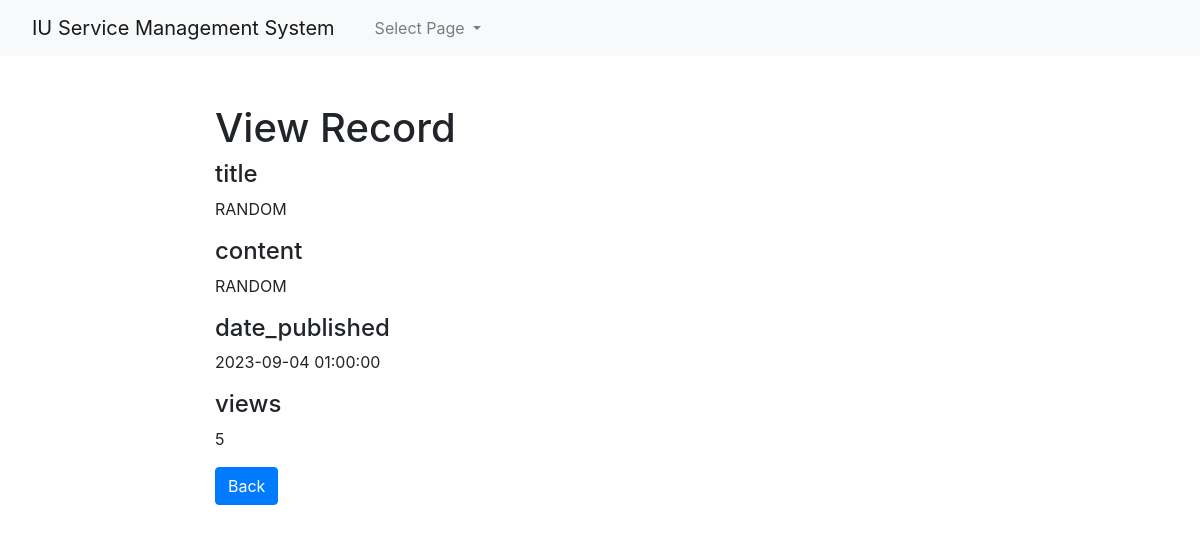
/admin1/core/app/documentations-read.php?id=3 (signed in), run on the app's committed database.
### tables this page shows
CREATE TABLE `documentations` (
  `id` int(10) UNSIGNED NOT NULL,
  `title` varchar(256) NOT NULL,
  `content` text NOT NULL,
  `date_published` datetime NOT NULL,
  `views` int(11) NOT NULL
);

### admin1/core/app/documentations-read.php (the view, shortened to what this page needs)
<?php
if(isset($_GET["id"]) && !empty($_GET["id"])){
    require_once "config.php";
    $sql = "SELECT * FROM documentations WHERE id = ?";
    if($stmt = mysqli_prepare($link, $sql)){
        $param_id = trim($_GET["id"]);
		if (is_int($param_id)) $__vartype = "i";
		elseif (is_string($param_id)) $__vartype = "s";
		elseif (is_numeric($param_id)) $__vartype = "d";
		else $__vartype = "b";
        mysqli_stmt_bind_param($stmt, $__vartype, $param_id);
        if(mysqli_stmt_execute($stmt)){
            $result = mysqli_stmt_get_result($stmt);
            if(mysqli_num_rows($result) == 1){
                $row = mysqli_fetch_array($result, MYSQLI_ASSOC);
            } else{
                header("location: error.php");
                exit();
            }
        } else{
            echo "Oops! Something went wrong. Please try again later.<br>".$stmt->error;
        }
    }
} else{
    header("location: error.php");
    exit();
}
?>
<!DOCTYPE html>
<html lang="en">
<head>
    <link rel="stylesheet" href="https://stackpath.bootstrapcdn.com/bootstrap/4.5.0/css/bootstrap.min.css">
</head>
<?php require_once('navbar.php'); ?>
<body>
    <section class="pt-5">
        <div class="container-fluid">
            <div class="row">
                <div class="col-md-8 mx-auto">
                    <div class="page-header">
                        <h1>View Record</h1>
                    </div>
                     <div class="form-group">
                            <h4>title</h4>
                            <p class="form-control-static"><?php echo htmlspecialchars($row["title"]); ?></p>
                        </div><div class="form-group">
                            <h4>content</h4>
                            <p class="form-control-static"><?php echo htmlspecialchars($row["content"]); ?></p>
                        </div><div class="form-group">
                            <h4>date_published</h4>
                            <p class="form-control-static"><?php echo htmlspecialchars($row["date_published"]); ?></p>
                        </div><div class="form-group">
                            <h4>views</h4>
                            <p class="form-control-static"><?php echo htmlspecialchars($row["views"]); ?></p>
                        </div>
                    <p><a href="documentations-index.php" class="btn btn-primary">Back</a></p>
                </div>
            </div>
        </div>
    </section>
</body>
</html>

### data on the page
documentations: title "RANDOM", content "RANDOM", date_published "2023-09-04 01:00:00", views "5"
